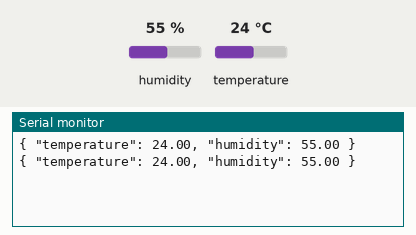
This sketch was run on a simulated Arduino Uno, built with avr-gcc and run on an emulated ATmega328P. On the bench: the last lines printed to the serial monitor. Inputs (shaded band) come from the test bench; at power-on: humidity 55 %, temperature 24 °C.

Above: at 10.8 s.
10.9 s: humidity set to 22 %
At 16.0 s:
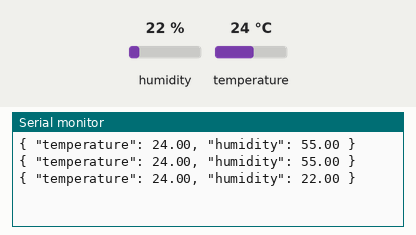
18.4 s: temperature set to 12 °C
At 20.7 s:
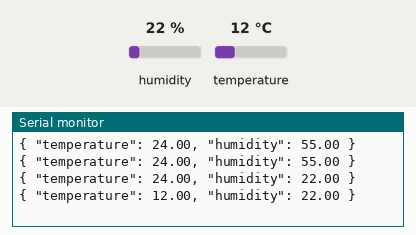
25.9 s: humidity set to 40 %
At 31.3 s:
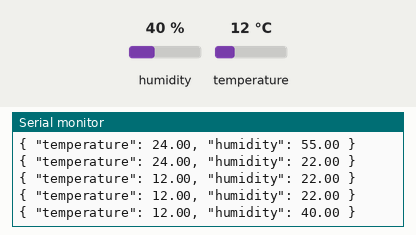
Timing chart, 0 to 32.8 s (numbered marks = the images above; inputs shaded):
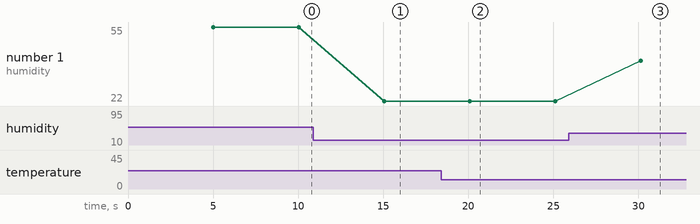

The sketch:

sketch_sep7a.ino
```cpp
// Libreria del sensor de temperatura
#include <DHT.h>

// Pin en la placa del sesnor de temperatura
#define DHTPIN 2

// Tipo de sensor de temperatura
#define DHTTYPE DHT11


// Inicializamos el sensor DHT11
DHT dht(DHTPIN, DHTTYPE);

void setup() {
  // Inicializacion de el puerto serial del arduino
  Serial.begin(9600);

  // Inicializacion de la recoleccion de datos del sensior
  dht.begin();
}

void loop() {

  delay(5000);  // Espera 5 segundos entre lecturas

  // Guardado de los datos en variables
  float t = dht.readTemperature();
  float h = dht.readHumidity();

  // Verificar si los valores son válidos antes de enviarlos
  if (isnan(t) || isnan(h)) {
    Serial.println("Error al leer los datos del sensor");
    return;
  }

  // Construcción del JSON correctamente formateado
  String json = "{ \"temperature\": " + String(t) + ", \"humidity\": " + String(h) + " }";

  // Enviar el JSON por el puerto serie
  Serial.println(json);

}
```

Measured:
- after the input at 10.9 s, the serial monitor: prints a new line after 4.2 s (image 1)
- after the input at 18.4 s, the serial monitor: prints a new line after 1.7 s (image 2)
- after the input at 25.9 s, the serial monitor: prints a new line after 4.2 s (image 3)
- plotted number 1: 55 → 22 after the input at 10.9 s, 22 → 40 after the input at 25.9 s
